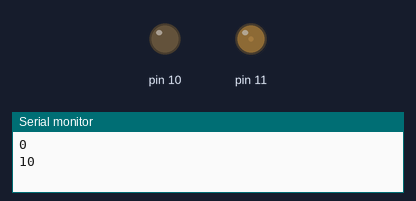
Bench run of a sketch on a simulated Arduino Uno, built with avr-gcc and run on an emulated ATmega328P. Shown: output pins drawn as LEDs (lit = HIGH), the last lines printed to the serial monitor.

Above: at 0.05 s.
At 0.45 s:
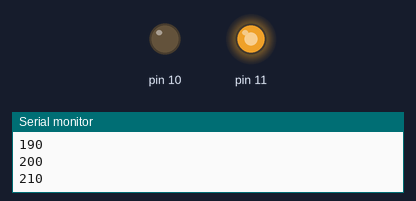
At 0.9 s:
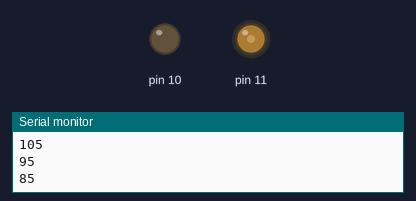
At 1.95 s:
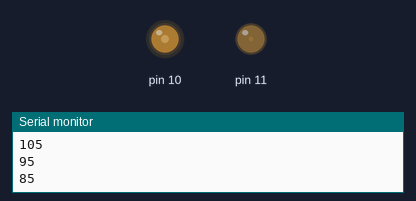
Timing chart, 0 to 4.8 s (numbered marks = the images above):
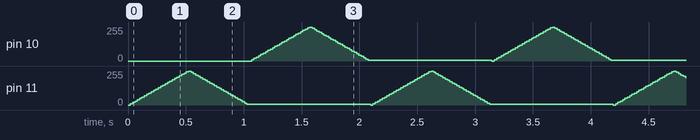

The sketch:

dimmer2.ino
```cpp
int i,j;
void setup() {
  Serial.begin(9600);
 pinMode(11,OUTPUT);
  pinMode(10,OUTPUT);

}

void loop() {
  for(i=0;i<=255;i+=10)
  {analogWrite(11,i);
  delay(20);
  Serial.println(i);
  }
  for(i=255;i>=0;i-=10)
  {analogWrite(11,i);
  delay(20);
  Serial.println(i);
  }
  for(j=0;j<=255;j+=10)
  {analogWrite(10,j);
  delay(20);
  Serial.println(j);
  }
  for(j=255;j>=0;j-=10)
  {analogWrite(10,j);
  delay(20);
  Serial.println(j);
  }
}
```
